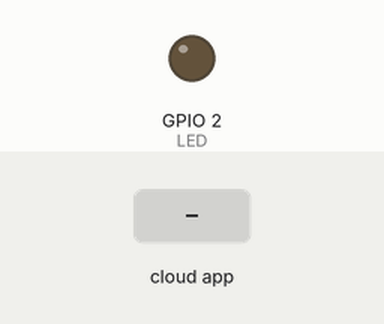
A sketch run on a simulated ESP8266 (NodeMCU). Parts: output pins drawn as LEDs (lit = HIGH). The inputs (shaded band) are chosen by the test bench. WiFi joins after 1.5 s; servers stay silent unless stated; the Firebase database answers and starts empty; what the sketch prints to the serial monitor is not drawn.

Above: at 2.8 s.
2.9 s: the phone or cloud app sets LEDStatus to 1
At 3.9 s:
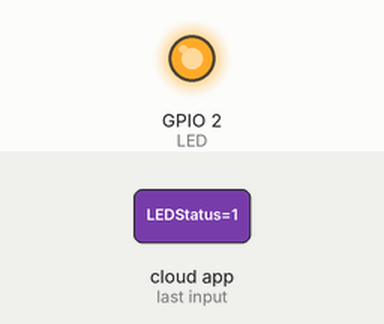
4.4 s: the phone or cloud app sets LEDStatus to 0
At 5.7 s:
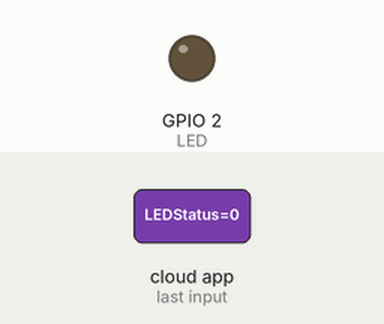
Timing chart, 0 to 7.4 s (numbered marks = the images above; inputs shaded):
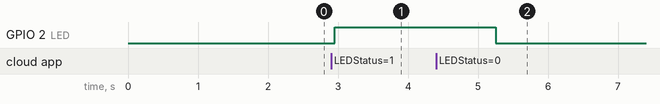

Measured:
- after the input at 2.9 s, GPIO 2 (LED): LOW → HIGH after 0.05 s
- after the input at 4.4 s, GPIO 2 (LED): HIGH → LOW after 0.85 s

The sketch:

sketch_jun20b.ino
```cpp
#include <ESP8266WiFi.h>
#include <FirebaseArduino.h>
#define FIREBASE_HOST "fir-app-example.firebaseio.com"
#define FIREBASE_AUTH "examplesd2asdasdasdasd2asd3asd2asd2as32das3d2as2da3"
#define WIFI_SSID "Wifi Router Name"
#define WIFI_PASSWORD "Router Password"
#define LED 2

void setup()
{
pinMode(LED,OUTPUT);
digitalWrite(LED,0);
Serial.begin(9600);
WiFi.begin(WIFI_SSID, WIFI_PASSWORD);
Serial.print("connecting");
while (WiFi.status() != WL_CONNECTED)
{
Serial.print(".");
delay(500);
}
Serial.println();
Serial.print("connected: ");
Serial.println(WiFi.localIP());
Firebase.begin(FIREBASE_HOST, FIREBASE_AUTH);
Firebase.setInt("LEDStatus",0);
}

void loop()
{
if(Firebase.getInt("LEDStatus"))
  {
  digitalWrite(LED,HIGH);
  }
else
  {
  digitalWrite(LED,LOW);
  }
if (Firebase.failed()) // Check for errors
{
  Serial.print("setting /number failed:");
  Serial.println(Firebase.error());
  return;
}
delay(1000);
}
```
